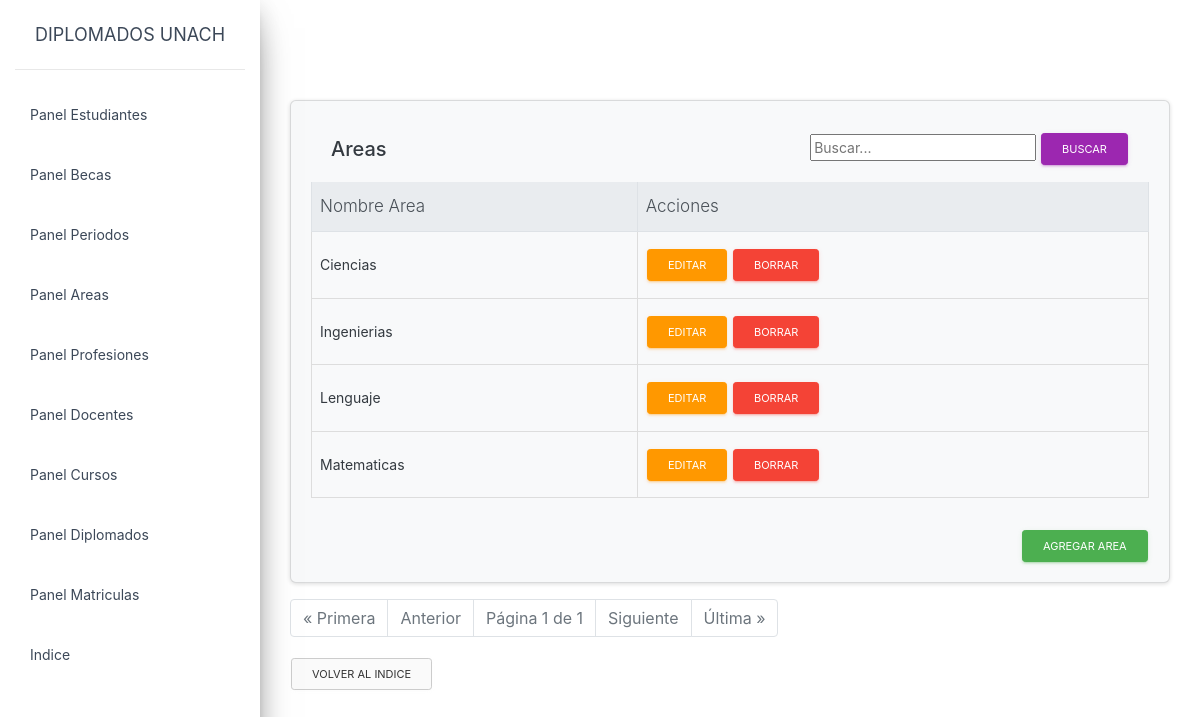
Page /artemis/panel_areas.html (signed in) on the committed database.
### artemis/models.py (models this page shows, shortened)
class Areas(models.Model):
    id = models.AutoField(primary_key=True)
    nombre_area = models.CharField(max_length=20)

### artemis/views.py (the view)
# urls.py: path('panel_areas.html',panel_areas.as_view(),name = 'panel_areas'),
@method_decorator(login_required, name='dispatch' )
class panel_areas(ListView):
    context_object_name = 'panel_areas'
    template_name = 'panel_areas.html'
    paginate_by = 15
    queryset = Areas.objects.all()
    search_form = SearchForm
    def get_queryset(self):
        queryset = Areas.objects.order_by('nombre_area')
        query = self.request.GET.get('query')
        if query:
            queryset = queryset.filter(
                Q(nombre_area__icontains=query)
            )
        return queryset
    def get_context_data(self, **kwargs):
        context = super(panel_areas, self).get_context_data(**kwargs)
        context['search_form'] = self.search_form(self.request.GET or None)
        return context

### artemis/forms.py
class SearchForm(forms.Form):
    query = forms.CharField(label='', widget=forms.TextInput(attrs={'placeholder': 'Buscar...'}))

### artemis/templates/panel_areas.html (shortened to what this page needs)
{% extends "base.html" %}
{% block content %}
<head>
   <link rel="stylesheet" href="https://stackpath.bootstrapcdn.com/bootstrap/4.1.3/css/bootstrap.min.css">
   {% load crispy_forms_tags %}
</head>
<div class="card text-dark bg-light mb-3">
    <div class="card-body">
        <div class="card-header d-flex justify-content-between align-items-center">
            <h5 class="mb-0">Areas</h5>
            <form method="GET" class="search-form">
                <input type="text" name="query" value="{{ search_form.value }}" placeholder="Buscar...">
                <button type="submit" class="btn btn-primary btn-sm">Buscar</button>
            </form>
        </div>
        <div class="table-responsive" style="max-height: calc(100vh - 370px); overflow-y: auto;">
            <table class="table table-hover table-bordered">
                <thead class="thead-light">
                    <tr>
                <th>Nombre Area</th>
                <th>Acciones</th>
            </tr>
        </thead>
        <tbody>
            {% for Areas in object_list %}
            <tr class="table-hover">
                    <td>{{ Areas.nombre_area }}</td>
                    <td><a href="{% url "artemis:edit_area" Areas.pk %}" class="btn btn-warning btn-sm">Editar</a>
                        <a href="{% url "artemis:delete_area" Areas.pk %}" class="btn btn-danger btn-sm">Borrar</a>
                    </td>
                </tr>
                {% endfor %}
            </tbody>
        </table>
    </div>
    <div class="d-flex justify-content-end">
        <a href="{% url "artemis:new_area" %}" class="btn btn-success btn-sm mt-3"> Agregar area</a>
    </div>
</div>
</div>
  <div class="pagination">
    <ul class="pagination justify-content-center">
      {% if page_obj.has_previous %}
      <li class="page-item"><a class="page-link" href="?page=1">&laquo; Primera</a></li>
      <li class="page-item"><a class="page-link" href="?page={{ page_obj.previous_page_number }}">Anterior</a></li>
      {% else %}
      <li class="page-item disabled"><span class="page-link">&laquo; Primera</span></li>
      <li class="page-item disabled"><span class="page-link">Anterior</span></li>
      {% endif %}
      <li class="page-item disabled"><span class="page-link">Página {{ page_obj.number }} de {{ page_obj.paginator.num_pages }}</span></li>
      {% if page_obj.has_next %}
      <li class="page-item"><a class="page-link" href="?page={{ page_obj.next_page_number }}">Siguiente</a></li>
      <li class="page-item"><a class="page-link" href="?page={{ page_obj.paginator.num_pages }}">Última &raquo;</a></li>
      {% else %}
      <li class="page-item disabled"><span class="page-link">Siguiente</span></li>
      <li class="page-item disabled"><span class="page-link">Última &raquo;</span></li>
      {% endif %}
  </div>
    <p>
        <a href="{% url "artemis:index" %}" class="btn btn-secondary btn-sm" >Volver al indice</a>
    </p>
{%endblock content%}

### artemis/templates/base.html (style rules this page uses)
.card { margin-top: 0; }

### rows in the picture
Areas: nombre_area "Ciencias"
Areas: nombre_area "Ingenierias"
Areas: nombre_area "Lenguaje"
Areas: nombre_area "Matematicas"

### other values in the picture
{{ page_obj.number }} "1"
{{ page_obj.paginator.num_pages }} "1"
